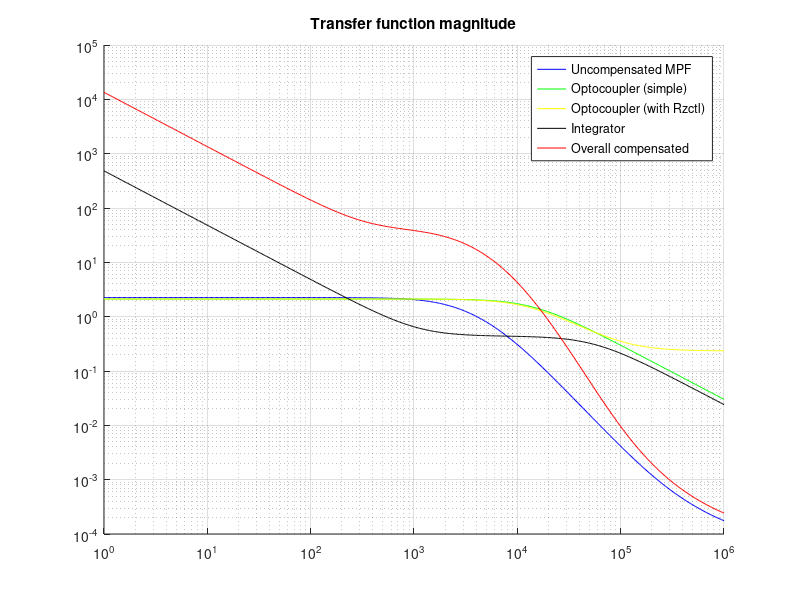
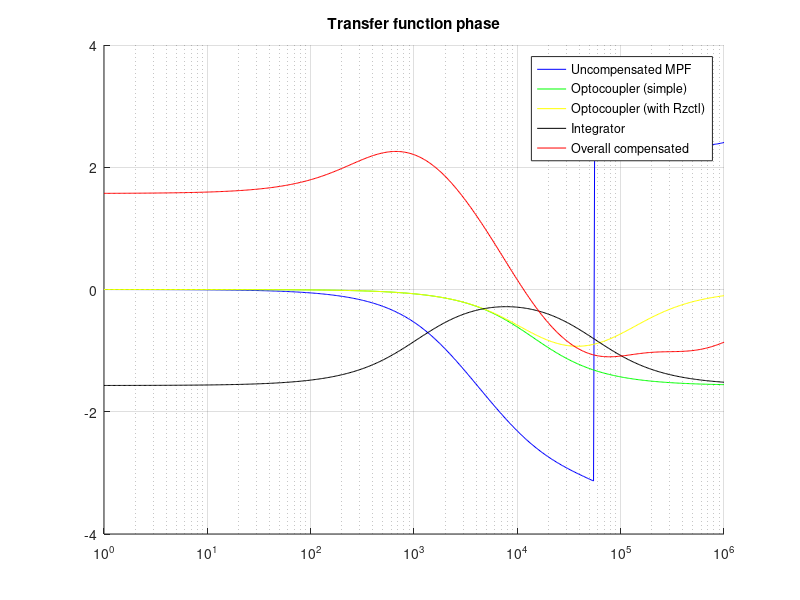

MATLAB code for these plots, in order:
close all
clc
clear
% Input characteristics
Vinmin=36
Vinmax=57

% Nominal and maximum output characteristics
Voutnom=3.3
Ioutmax=0.25

% maximum output ripple 2 %
Vr=Voutnom*0.02

% Controller bias power
Pbiasmax=12*1.2e-3

% DC output power
Pdcoutmax=Voutnom*Ioutmax
% Flyback max output power
Poutmax=Pdcoutmax+Pbiasmax
Rlmin=Voutnom/Ioutmax
% Min output current/power = 0 (=> DCM)

Mvdcmin=Voutnom/Vinmax
Mvdcmax=Voutnom/Vinmin
% target efficiency
etaFB=0.85
% assumed duty cycle at CCM/DCM boundary
Dbmax=0.3

Npsmin=etaFB*Dbmax/((1-Dbmax)*Mvdcmax)
% Chosen primary:secondary winding relationship
Nps=5.5

%target PWM frequency
freqnom=2e5

% Maximum magnetizing inductance for DCM
Lmmax=Nps^2*Rlmin*(1-Dbmax)^2/(2*freqnom)
% matching PoE trafo: würth electronics 750310019
% Chosen input winding inductance
Lp=310e-6

% actual min duty cycle
Dmin=Mvdcmin*sqrt(2*freqnom*Lp/(etaFB*Rlmin))
% actual max duty cycle
Dmax=Mvdcmax*sqrt(2*freqnom*Lp/(etaFB*Rlmin))

% Maximum device stresses
Ismmax=Dmin*Vinmax/(freqnom*Lp)
Idmmax=Nps*Ismmax
Vdmmax=Vinmax/Nps+Voutnom
Vsmmax=Vinmax+Nps*Voutnom

% Voltage spike at transistor turnoff
% trafo leakage inductance (max)
Ll=5e-6
% trafo primary winding resistance (max)
Rp=1.6
% trafo secondary winding resistance (max)
Rs=0.045
% trafo stray input capacitance (estimated)
Cp=10e-12

% transistor output capacitonce (Vgs=0, Vds=25)
Coss=100e-12

omegao=1/sqrt(Ll*(Coss+Cp))
freqring=omegao/(2*pi)
% characteristic impedance of ringing (input) circuit
Zo=sqrt(Ll/(Coss+Cp))
Vsmmax=Vinmax+Nps*Voutnom+Ismmax*Zo

% ringing power loss
Pring=freqnom*Ll*Ismmax^2/2

% Output filter capacitors
% assuming rc=20mOhm
rc=20e-3
Vrcpp=rc*Idmmax
Vcpp=Vr-Vrcpp
Cmin=Dmax*Voutnom/(freqnom*Rlmin*Vcpp)


% Power losses
% PMEG3050BEP diode characteristics
Vf=0.38 % @ 1A
Pvf=Vf*Ioutmax
% conduction power loss (and Vf loss?)
Pf=0.25 % approx @ 1A

% IRFL4315PBF transistor characteristics
Qg=12e-9
Coss % given above
Rds=185e-3

% max transistor conduction loss
Prdsmax=2*Rds*Dmax*Voutnom^2/(3*freqnom*Lp*Rlmin)
% switching loss
Pswmin=freqnom*Coss*Vinmin^2
Pswmax=freqnom*Coss*Vinmax^2
Pfetmin=Prdsmax+Pswmin/2
Pfetmax=Prdsmax+Pswmax/2

Prt1max=2*Rp*Dmax*Voutnom^2/(3*freqnom*Lp*Rlmin)
Prt1=2*Rp*Dmin*Voutnom^2/(3*freqnom*Lp*Rlmin)
Prt2=2*Nps*Rs*Voutnom^2/(3*Rlmin)*sqrt(2/(freqnom*Lp*Rlmin))

% Current sense resistor
Vcsmax=0.55
Rcs=Vcsmax/Ismmax

Cize=4.7e-9;
% estimate Rize at 1kHz
Rize=1/(2*pi*Cize*1e3)
% Rfbu chosen to be close to Rize=33.9 kOhm
Rfbu=41.2e3
% TLV431 ref voltage
Vref=1.24;
Rfbl=Vref*Rfbu/(Voutnom-Vref);
% => 24.8e3, chose to match standard series
Rfbl=24.3e3

% Op-amp CTR@2ma
%CTR2ma=0.2
CTR2ma=0.85
Vledopto=1.1
Iledopto=2e-3
Vledoptok=Vref+150e-3
Rob=(Voutnom-Vledopto-Vledoptok)/Iledopto;
% => 405, choose Rob=402
Rob=402

Vzdcmax=1.7;
Vctlmax=Vzdcmax+2*Vcsmax;
Vctlnom=(Vzdcmax+Vctlmax)/2
Vb=5;
Rctl=(Vb-Vzdcmax)/(Iledopto*CTR2ma);
% => 1941, choose Rctl=2k
Rctl=2e3

f=logspace(0,6,500);

% desired loop crossover frequency F0=5.5e3 Hz
F0=5.5e3

% TPS23757 internal CTL to PWM divider
Kctl=2

% current sense resistor voltage slope
Sn=Vinmin*Rcs/Lp % [V/s]
% TPS23757 internal slope peak value
Vslope=155e-3
Se=Vslope*freqnom/Dmin % [V/s]
% output filter capacitance and ESR
Cof=10e-6
ESRCof=10e-3;

M=Nps*Voutnom/Vinmin;
% power stage pole 1
omegap1=2/(Rlmin*Cof)
fp1=omegap1/(2*pi)
% power stage pole 2
omegap2=2*freqnom*(1/(1+1/M))^2
fp2=omegap2/(2*pi)
% power stage zero 1
omegaz1=1/(ESRCof*Cof) % LHPZ
fz1=omegaz1/(2*pi)
% power stage zero 2
omegaz2=Nps^2*Rlmin/(M*(1+M)*Lp)
fz2=omegaz2/(2*pi)

Gfb=1/Kctl;
Go=Vinmin*Gfb*sqrt(freqnom*Rlmin/(2*Lp))*1/(Sn+Se)

function MPF=MPF(omega, Go, omegaz1, omegaz2, omegap1, omegap2)
    MPF=Go.*(1+i.*omega./omegaz1).*(1-i.*omega./omegaz2) ...
        ./((1+i.*omega./omegap1).*(1+i.*omega./omegap2));
end

mpfdata=MPF(2*pi.*f, Go, omegaz1, omegaz2, omegap1, omegap2);
absfigh=figure
hold on
loglog(f, abs(mpfdata), "b;Uncompensated MPF;")
grid on
title "Transfer function magnitude"
argfigh=figure
hold on
semilogx(f, arg(mpfdata), "b;Uncompensated MPF;")
grid on
title "Transfer function phase"


% Cctl as parameter since that is the unknown
% for simplified transfer function OPTOs set Rzctl = 0
function OPTO=OPTO(omega, Cctl, Rctl, Rzctl, Rob, CTR2ma, Kctl)
    OPTO=Rctl/Rob*CTR2ma.*(1+i.*omega.*Rzctl.*Cctl)./ ...
        (1+i.*omega.*(Rctl+Rzctl).*Cctl).*1/Kctl;
end

Rload=Rlmin

% Cctl selected to be sufficiently below 1 at F0. Assuming simple
% integrator with no midband gain (Riz=0). Target an initial
% abs(Gmo(2*pi*F0))>0.5-0.8 to estimate Cctl. Cctl must be limited
% to 47 nF or less. Choose abs(Gmo(2*pi*F0))=0.75
absGmo=0.75
%absGmo=1.6
Cctl=sqrt(1-(Rctl/Rob*CTR2ma/Kctl* ...
             abs(MPF(2*pi*F0, Go, omegaz1, omegaz2, omegap1, omegap2))/absGmo)^2)/ ...
     (2*pi*F0*Rctl)

Cctl=min(47e-9, Cctl);

decades=[5.6 6.8 8.2 10 12 15 18 22 27 33 39 47].*1e-9;
[tmp index] = min(abs(decades-Cctl));
printf("Chosen Cctl within decade boundaries: ")
Cctl=decades(index)

optodata=OPTO(2*pi.*f, Cctl, Rctl, 0, Rob, CTR2ma, Kctl);
figure(absfigh)
loglog(f, abs(optodata), "g;Optocoupler (simple);")
figure(argfigh)
semilogx(f, arg(optodata), "g;Optocoupler (simple);")


% For lower output power and voltage designs, a resistor in series
% with CCTL can provide phase boost for
% stability. Target RZCTL ~ RCTL /10).
Rzctl=249
%Rzctl=0

optodata=OPTO(2*pi.*f, Cctl, Rctl, Rzctl, Rob, CTR2ma, Kctl);
figure(absfigh)
loglog(f, abs(optodata), "y;Optocoupler (with Rzctl);")
figure(argfigh)
semilogx(f, arg(optodata), "y;Optocoupler (with Rzctl);")

absGmoF0=abs(MPF(2*pi*F0, Go, omegaz1, omegaz2, omegap1, omegap2)) ...
         *abs(OPTO(2*pi.*F0, Cctl, Rctl, Rzctl, Rob, CTR2ma, Kctl))

% overall transfer function unity at selected crossover yields Riz
% cannot go for unity, will choose 2, makes unstable system??
Riz=Rfbu*(2/absGmoF0-1)
% choose Ciz for a zero 4-5 times below crossover frequency
Ciz=5/(2*pi*Riz*F0)
% Cip for a pole at 10 times F0
Cip=1/(20*pi*Riz*F0)

% integrator stage transfer function
function INT=INT(omega, Riz, Rfbu, Ciz, Cip)
    INT=Riz/Rfbu.*(1+1./(i.*omega.*Riz.*Ciz))./(1+i.*omega.*Riz.*Cip);
end

intdata=INT(2*pi.*f, Riz, Rfbu, Ciz, Cip);
figure(absfigh)
loglog(f, abs(intdata), "k;Integrator;")
figure(argfigh)
semilogx(f, arg(intdata), "k;Integrator;")

% overall flyback transfer function
function FB=FB(omega, Rload, omegaz1, omegaz2, omegap1, omegap2, Cctl, Rctl, Rzctl, Rob, ...
               CTR2ma, Kctl, Riz, Rfbu, Ciz, Cip)
    FB=-MPF(omega, Rload, omegaz1, omegaz2, omegap1, omegap2).* ...
       OPTO(omega, Cctl, Rctl, Rzctl, Rob, CTR2ma, Kctl).* ...
       (INT(omega, Riz, Rfbu, Ciz, Cip)+1);
end

fbdata=FB(2*pi.*f, Rload, omegaz1, omegaz2, omegap1, omegap2, Cctl, Rctl, Rzctl, Rob, CTR2ma, ...
          Kctl, Riz, Rfbu, Ciz, Cip);


FBf0=FB(2*pi.*F0, Rload, omegaz1, omegaz2, omegap1, omegap2, Cctl, Rctl, Rzctl, Rob, CTR2ma, ...
        Kctl, Riz, Rfbu, Ciz, Cip)
phasemargin=arg(FBf0)*180/pi
gainF0=20*log10(abs(FBf0))

figure(absfigh)
loglog(f, abs(fbdata), "r;Overall compensated;")
figure(argfigh)
semilogx(f, arg(fbdata), "r;Overall compensated;")
